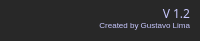
        <widget class="QFrame" name="frame_3">
         <property name="maximumSize">
          <size>
           <width>16777215</width>
           <height>30</height>
          </size>
         </property>
         <property name="styleSheet">
          <string notr="true">background-color: rgb(40, 40, 40);
border-radius: 10px;
color:rgb(200, 200, 255);</string>
         </property>
         <property name="frameShape">
          <enum>QFrame::StyledPanel</enum>
         </property>
         <property name="frameShadow">
          <enum>QFrame::Raised</enum>
         </property>
         <layout class="QVBoxLayout" name="verticalLayout_2">
          <property name="spacing">
           <number>0</number>
          </property>
          <property name="leftMargin">
           <number>0</number>
          </property>
          <property name="topMargin">
           <number>5</number>
          </property>
          <property name="rightMargin">
           <number>10</number>
          </property>
          <property name="bottomMargin">
           <number>5</number>
          </property>
          <item>
           <widget class="QFrame" name="frame_8">
            <property name="styleSheet">
             <string notr="true">background-color: rgb(40, 40, 40);
border-radius: 10px;
color:rgb(200, 200, 255);</string>
            </property>
            <property name="frameShape">
             <enum>QFrame::StyledPanel</enum>
            </property>
            <property name="frameShadow">
             <enum>QFrame::Raised</enum>
            </property>
            <layout class="QVBoxLayout" name="verticalLayout_6">
             <property name="spacing">
              <number>0</number>
             </property>
             <property name="leftMargin">
              <number>0</number>
             </property>
             <property name="topMargin">
              <number>0</number>
             </property>
             <property name="rightMargin">
              <number>0</number>
             </property>
             <property name="bottomMargin">
              <number>0</number>
             </property>
             <item>
              <widget class="QLabel" name="version">
               <property name="font">
                <font>
                 <family>Quicksand</family>
                </font>
               </property>
               <property name="text">
                <string>V 1.2</string>
               </property>
               <property name="alignment">
                <set>Qt::AlignRight|Qt::AlignTrailing|Qt::AlignVCenter</set>
               </property>
              </widget>
             </item>
            </layout>
           </widget>
          </item>
          <item>
           <widget class="QFrame" name="frame_7">
            <property name="styleSheet">
             <string notr="true">background-color: rgb(40, 40, 40);
border-radius: 10px;
color:rgb(200, 200, 255);</string>
            </property>
            <property name="frameShape">
             <enum>QFrame::StyledPanel</enum>
            </property>
            <property name="frameShadow">
             <enum>QFrame::Raised</enum>
            </property>
            <layout class="QVBoxLayout" name="verticalLayout_5">
             <property name="spacing">
              <number>0</number>
             </property>
             <property name="leftMargin">
              <number>0</number>
             </property>
             <property name="topMargin">
              <number>0</number>
             </property>
             <property name="rightMargin">
              <number>0</number>
             </property>
             <property name="bottomMargin">
              <number>0</number>
             </property>
             <item>
              <widget class="QLabel" name="created">
               <property name="text">
                <string>&lt;html&gt;&lt;head/&gt;&lt;body&gt;&lt;p&gt;&lt;span style=&quot; vertical-align:super;&quot;&gt;Created by Gustavo Lima&lt;/span&gt;&lt;/p&gt;&lt;/body&gt;&lt;/html&gt;</string>
               </property>
               <property name="alignment">
                <set>Qt::AlignRight|Qt::AlignTrailing|Qt::AlignVCenter</set>
               </property>
              </widget>
             </item>
            </layout>
           </widget>
          </item>
         </layout>
        </widget>
